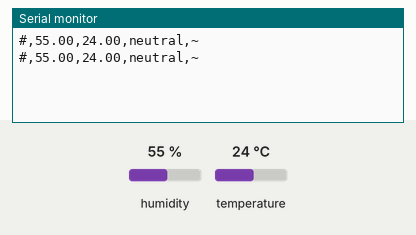
A sketch run on a simulated Arduino Uno, built with avr-gcc and run on an emulated ATmega328P. On the bench: the last lines printed to the serial monitor. The inputs (shaded band) are chosen by the test bench; at power-on: humidity 55 %, temperature 24 °C.

Above: at 4.8 s.
4.9 s: humidity set to 59 %
At 9.5 s:
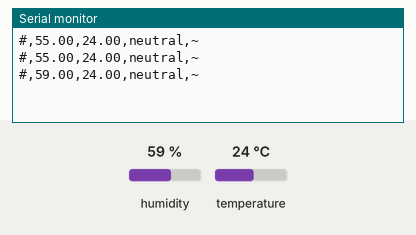
9.9 s: humidity set to 62 %
At 13.4 s:
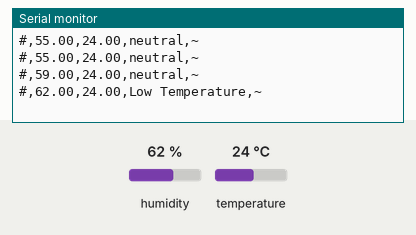
17.6 s: temperature set to 22 °C
At 21.3 s:
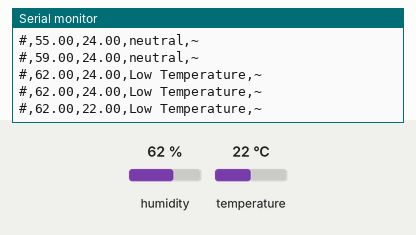
22.6 s: temperature set to 19 °C
At 25.2 s:
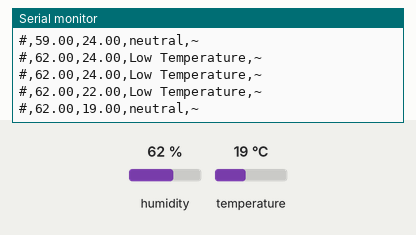
Timing chart, 0 to 26.7 s (numbered marks = the images above; inputs shaded):
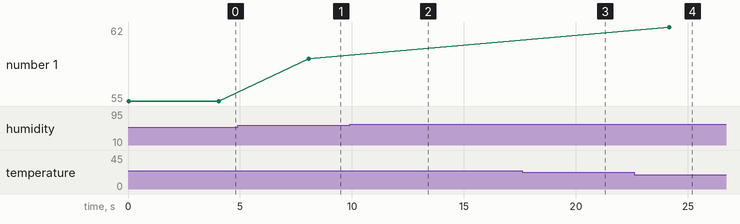

Measured:
- the behaviour switches between 60 and 61 % on humidity (found by bisection; images 1 and 2)
- the behaviour switches between 21 and 20 °C on temperature (found by bisection; images 3 and 4)
- after the input at 4.9 s, the serial monitor: prints a new line after 3.2 s (image 1)
- after the input at 9.9 s, the serial monitor: prints a new line after 2.2 s (image 2)
- after the input at 17.6 s, the serial monitor: prints a new line after 2.5 s (image 3)
- after the input at 22.6 s, the serial monitor: prints a new line after 1.6 s (image 4)
- plotted number 1: 55 → 59 after the input at 4.9 s

The sketch:

Agri_hat.ino
```cpp
#include<DHT.h>
DHT dht(23,DHT11);

String result;

void setup() {
  Serial.begin(115200);
  dht.begin();
}

void loop() {
  float h=dht.readHumidity();
  float t=dht.readTemperature();

  if(isnan(h)||isnan(t))
  return;

  if((h>60 && h<90) && (t>20 && t<33)){
    result="Low Temperature";

  }else if((h>90) && (t>33)){
    result="High Temperature";
  }else{
    result="neutral";
  }

  Serial.print("#");
  Serial.print(",");
  Serial.print(h);
  Serial.print(",");
  Serial.print(t);
  Serial.print(",");
  Serial.print(result);
  Serial.print(",");
  Serial.println("~");
  delay(4000);

}
```
